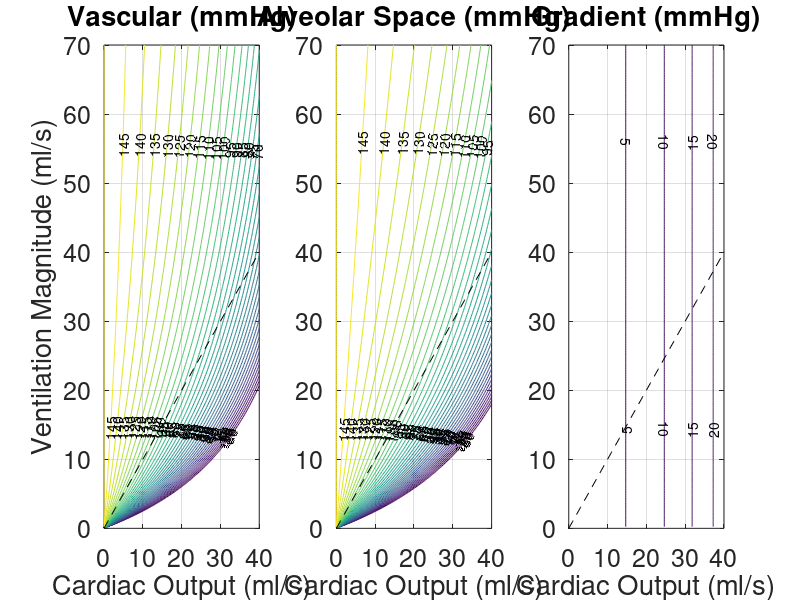

MATLAB code for this plot:
% clear; close all; clc;
% This script solves Model E and saves results into a .mat file + generates
% fun animated .gifs to show how the diffusion parameter affects model
% behavior

%%% parameters
D     = 20;      %apparent diffusion (ml/s)
Pair  = 150;    %atmospheric oxygen partial pressure (mmHg)
Pin   = 45;     %mixed venous oxygen partial pressure - pulmonary inlet (mmHg)
Vvasc = 1;      %volume of vascular space (ml)
Valv  = 1;      %alveolar volume (ml)

alpha = 1.3e-6*1e3;  % O2 solubility  in water/plasma(mM/mmHg)
CHb   = 0.021*1e3;   % Hb binding site conc (mmol/L of RBC's)
Hct   = 0.40;    % hematocrit (unitless)
C0    = CHb*Hct; % blood oxygen binding capacity (mol/L)
n     = 2.7;     % Hill exponent
P50   = 30;      % half-max saturation of Hb
beta  = 16800*1e-3; % O2 solubility in air (mmHg/mM)

Vp = 70; %ventilation flow (L/min)
Qp = 70; %blood flow (L/min)
VO2M = 8; %O2 consumption rate (L/min)

k = 2.5;%conversion factor to convert O2 content (ml O2/100ml blood) to concentration (mM)

% empirical function of Cardiac Ouput as a function of work rate - from Stringer 1997
% Reference --> Stringer WW, Hansen JE, Wasserman K. Cardiac output estimated noninvasively from oxygen uptake during exercise. Journal of Applied Physiology. 1997 Mar 1;82(3):908-12.
a = 0.105;
b = 5.72;


%%% grid for contour plot
de = 0.25;
q  = 0:de:Vp;
v  = 0:de:Qp;
np = length(q);
[Q,V] = meshgrid(q,v);

%%% Setting the diffusion parameter
load('ModelE_optimization_results.mat','D_opt_0', 'D_opt_1')
D_0 = D_opt_0;

% assuming some kind of vascular recruitment where the apparent diffusion
% increases as blood flow increases - D_opt is a unitless parameter here
D_1 = D_opt_1*Q; 

% estimation D algebraically to set Pv to a physiological value at baseline
pv_T = 100; % target vascular oxygen tension
v_T = 6; %target basal ventilation
q_T = 5; %target basal blood flow
VO2_T = -VO2M.*b.*q_T./(100.*(a.*q_T-VO2M)); %target oxygen consumption
D_2 = 1/(alpha*(k*(Pair-pv_T)/VO2_T - beta/v_T));

% setting the parameter

D = 6400;%D_1;

%%% computing contour plot
VO2 = -VO2M.*b.*Q./(a.*Q-VO2M);
pvasc = Pair - VO2.*(beta./V + 1/alpha./D)./k;
palv  = Pair-beta.*VO2./V./k ;
dpac  = palv - pvasc;


% %%% look up table
% load('Lookup.mat') %outputs LOOK
% P = LOOK.Plookup;
% C = LOOK.Clookup;
% 
% cvasc = real(interp1(P,C,pvasc));
% cin = cvasc - VO2./Q./k;
% pin = real(interp1(P,C,cin));

% %%% explore affect of apparent diffusion parameters
% Dv = 0:0.5:30; %vector of diffusion parameters to explore
% Dpvasc = zeros(length(q),length(v),length(Dv));
% Dpalv  = zeros(length(q),length(v),length(Dv));
% 
% tic;
% for i = 1:length(Dv)
%     Dpvasc(:,:,i) = Pair - VO2.*(beta./V+1/alpha/Dv(i))./k;
%     Dpalv(:,:,i)  = Pair-beta.*VO2./V./k;
%     disp(i)
% end
% Ddpac  = Dpalv - Dpvasc;
% 
% Dcvasc = interp1(P,C,Dpvasc);
% Dcin = Dcvasc - VO2./Q./k;
% Dpin = real(interp1(P,C,Dcin));
% toc;

save('ModelE_results.mat','Q','V','palv','pvasc','dpac')

%%% plots
xl = 40;
yl = 70;


% figure;
% surf(Q,V,pvasc, 'EdgeColor','none')
% title('Pvasc')
% xlabel('q')
% ylabel('v')
% % axis equal
% 
% figure;
% surf(Q,V,palv, 'EdgeColor','none')
% title('Palv')
% xlabel('q')
% ylabel('v')
% % axis equal
% 
% figure;
% surf(Q,V,dpac, 'EdgeColor','none')
% title('\Delta P')
% xlabel('q')
% ylabel('v')
% 
% 
% figure;
% surf(Q,V,pin, 'EdgeColor','none')
% title('Pin')
% xlabel('q')
% ylabel('v')
% % axis equal

CON = -30:5:150;
x = 0:max(v);
figure;
subplot(1,3,1)
contour(Q,V,pvasc,CON,'ShowText','on')
hold on
plot(x,x,'k--')
hold on
set(gca,'fontsize',18)
title('Vascular (mmHg)')
xlabel('Cardiac Output (ml/s)')
ylabel('Ventilation Magnitude (ml/s)')
% axis equal
grid on
xlim([0 xl])
ylim([0 yl])

% figure;
subplot(1,3,2)
contour(Q,V,palv,CON,'ShowText','on')
hold on
plot(x,x,'k--')
hold on
set(gca,'fontsize',18)
title('Alveolar Space (mmHg)')
xlabel('Cardiac Output (ml/s)')
% axis equal
grid on
xlim([0 xl])
ylim([0 yl])

% figure;
subplot(1,3,3)
contour(Q,V,dpac,CON,'ShowText','on')
hold on
plot(x,x,'k--')
hold on
set(gca,'fontsize',18)
title('Gradient (mmHg)')
xlabel('Cardiac Output (ml/s)')
% axis equal
grid on
xlim([0 xl])
ylim([0 yl])


% %%% making gifs
% CON = -30:5:150;
% h = figure('units','normalized','outerposition',[0 0 1 1]);
% for i = 1:length(Dv) %iterate by size of Dv
%     %%%% make contour plots
%     cla(gca)
%     
%     contour(Q,V,squeeze(Dpvasc(:,:,i)),CON,'ShowText','on')
%     hold on
%     plot(x,x,'k--')
%     set(gca,'fontsize',18)
%     xlabel('Cardiac Output (ml/s)')
%     ylabel('Ventilation Magnitude (ml/s)')
%     text(50,10,['D = ', num2str(Dv(i))],'fontsize',18)
%     axis equal
%     grid on
%     
%     if i == 1
%         gif('ModelB2_vasc.gif','DelayTime',1/15) %make gif file
%     else
%         gif %append frame to gif
%     end
%     disp(i)
% end
% 
% h2 = figure('units','normalized','outerposition',[0 0 1 1]);
% for i = 1:length(Dv) %iterate by size of Dv
%     %%%% make contour plots
%     cla(gca)
%     
%     contour(Q,V,squeeze(Dpalv(:,:,i)),CON,'ShowText','on')
%     hold on
%     plot(x,x,'k--')
%     set(gca,'fontsize',18)
%     xlabel('Cardiac Output (ml/s)')
%     ylabel('Ventilation Magnitude (ml/s)')
%     text(50,10,['D = ', num2str(Dv(i))],'fontsize',18)
%     axis equal
%     grid on
%     
%     if i == 1
%         gif('ModelB2_alv.gif','DelayTime',1/15) %make gif file
%     else
%         gif %append frame to gif
%     end
%     disp(i)
% end
% 
% h3 = figure('units','normalized','outerposition',[0 0 1 1]);
% for i = 1:length(Dv) %iterate by size of Dv
%     %%%% make contour plots
%     cla(gca)
%     
%     contour(Q,V,squeeze(Ddpac(:,:,i)),CON,'ShowText','on')
%     hold on
%     plot(x,x,'k--')
%     set(gca,'fontsize',18)
%     xlabel('Cardiac Output (ml/s)')
%     ylabel('Ventilation Magnitude (ml/s)')
%     text(50,10,['D = ', num2str(Dv(i))],'fontsize',18)
%     axis equal
%     grid on
%     
%     if i == 1
%         gif('ModelB2_grad.gif','DelayTime',1/15) %make gif file
%     else
%         gif %append frame to gif
%     end
%     disp(i)
% end
